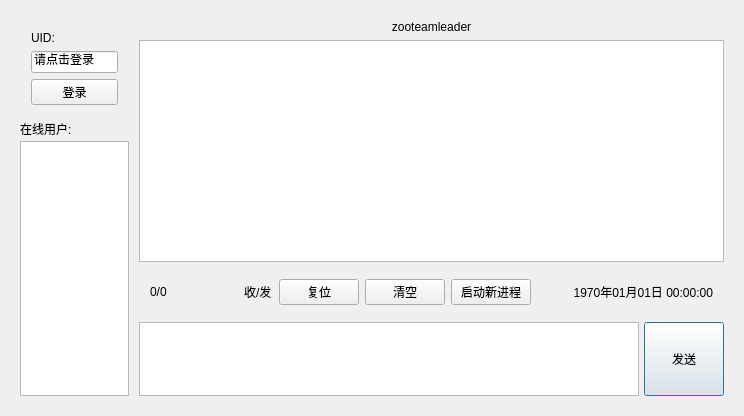
<?xml version="1.0" encoding="UTF-8"?>
<ui version="4.0">
 <class>MainWindow</class>
 <widget class="QMainWindow" name="MainWindow">
  <property name="geometry">
   <rect>
    <x>0</x>
    <y>0</y>
    <width>744</width>
    <height>416</height>
   </rect>
  </property>
  <property name="windowTitle">
   <string>MainWindow</string>
  </property>
  <widget class="QWidget" name="centralWidget">
   <layout class="QHBoxLayout" name="horizontalLayout_11">
    <property name="spacing">
     <number>0</number>
    </property>
    <property name="leftMargin">
     <number>5</number>
    </property>
    <property name="topMargin">
     <number>5</number>
    </property>
    <property name="rightMargin">
     <number>5</number>
    </property>
    <property name="bottomMargin">
     <number>5</number>
    </property>
    <item>
     <widget class="QWidget" name="widget" native="true">
      <property name="enabled">
       <bool>true</bool>
      </property>
      <layout class="QHBoxLayout" name="horizontalLayout_2">
       <property name="spacing">
        <number>0</number>
       </property>
       <property name="leftMargin">
        <number>5</number>
       </property>
       <property name="topMargin">
        <number>5</number>
       </property>
       <property name="rightMargin">
        <number>5</number>
       </property>
       <property name="bottomMargin">
        <number>5</number>
       </property>
       <item>
        <widget class="QWidget" name="widget_exp1" native="true">
         <layout class="QHBoxLayout" name="horizontalLayout_3" stretch="1,5">
          <property name="spacing">
           <number>0</number>
          </property>
          <property name="leftMargin">
           <number>5</number>
          </property>
          <property name="topMargin">
           <number>5</number>
          </property>
          <property name="rightMargin">
           <number>5</number>
          </property>
          <property name="bottomMargin">
           <number>5</number>
          </property>
          <item>
           <widget class="QWidget" name="widget_exp1_user" native="true">
            <layout class="QVBoxLayout" name="verticalLayout" stretch="3,1,10">
             <property name="spacing">
              <number>0</number>
             </property>
             <property name="leftMargin">
              <number>5</number>
             </property>
             <property name="topMargin">
              <number>5</number>
             </property>
             <property name="rightMargin">
              <number>5</number>
             </property>
             <property name="bottomMargin">
              <number>5</number>
             </property>
             <item>
              <widget class="QWidget" name="widget_login" native="true">
               <layout class="QVBoxLayout" name="verticalLayout_3">
                <item>
                 <widget class="QLabel" name="label">
                  <property name="text">
                   <string>UID:</string>
                  </property>
                 </widget>
                </item>
                <item>
                 <widget class="QLineEdit" name="lineEdit_exp1_username">
                  <property name="text">
                   <string>请点击登录</string>
                  </property>
                  <property name="readOnly">
                   <bool>true</bool>
                  </property>
                 </widget>
                </item>
                <item>
                 <widget class="QPushButton" name="pushButton_exp1_login">
                  <property name="text">
                   <string>登录</string>
                  </property>
                 </widget>
                </item>
               </layout>
              </widget>
             </item>
             <item>
              <widget class="QLabel" name="label_2">
               <property name="text">
                <string>在线用户:</string>
               </property>
              </widget>
             </item>
             <item>
              <widget class="QListWidget" name="listWidget_exp1_userList"/>
             </item>
            </layout>
           </widget>
          </item>
          <item>
           <widget class="QWidget" name="widget_exp1_chat" native="true">
            <layout class="QVBoxLayout" name="verticalLayout_2" stretch="0,9,1,3">
             <property name="sizeConstraint">
              <enum>QLayout::SetDefaultConstraint</enum>
             </property>
             <property name="leftMargin">
              <number>5</number>
             </property>
             <property name="topMargin">
              <number>5</number>
             </property>
             <property name="rightMargin">
              <number>5</number>
             </property>
             <property name="bottomMargin">
              <number>5</number>
             </property>
             <item>
              <widget class="QLabel" name="label_exp1_person">
               <property name="layoutDirection">
                <enum>Qt::LeftToRight</enum>
               </property>
               <property name="text">
                <string>zooteamleader</string>
               </property>
               <property name="alignment">
                <set>Qt::AlignCenter</set>
               </property>
              </widget>
             </item>
             <item>
              <widget class="QTextBrowser" name="textBrowser_exp1_chat"/>
             </item>
             <item>
              <widget class="QWidget" name="widget_exp1_controller" native="true">
               <layout class="QHBoxLayout" name="horizontalLayout_5" stretch="3,1,2,2,2,6">
                <item>
                 <widget class="QLabel" name="label_exp1_count">
                  <property name="text">
                   <string>0/0</string>
                  </property>
                  <property name="alignment">
                   <set>Qt::AlignLeading|Qt::AlignLeft|Qt::AlignVCenter</set>
                  </property>
                 </widget>
                </item>
                <item>
                 <widget class="QLabel" name="label_5">
                  <property name="text">
                   <string>收/发</string>
                  </property>
                 </widget>
                </item>
                <item>
                 <widget class="QPushButton" name="pushButton_exp1_reset">
                  <property name="text">
                   <string>复位</string>
                  </property>
                 </widget>
                </item>
                <item>
                 <widget class="QPushButton" name="pushButton_exp1_clear">
                  <property name="text">
                   <string>清空</string>
                  </property>
                 </widget>
                </item>
                <item>
                 <widget class="QPushButton" name="pushButton_exp1_startExe">
                  <property name="text">
                   <string>启动新进程</string>
                  </property>
                 </widget>
                </item>
                <item>
                 <widget class="QLabel" name="label_exp1_time">
                  <property name="text">
                   <string>1970年01月01日 00:00:00</string>
                  </property>
                  <property name="alignment">
                   <set>Qt::AlignRight|Qt::AlignTrailing|Qt::AlignVCenter</set>
                  </property>
                 </widget>
                </item>
               </layout>
              </widget>
             </item>
             <item>
              <widget class="QWidget" name="widget_exp1_send" native="true">
               <layout class="QHBoxLayout" name="horizontalLayout_4" stretch="10,0">
                <property name="spacing">
                 <number>5</number>
                </property>
                <property name="sizeConstraint">
                 <enum>QLayout::SetDefaultConstraint</enum>
                </property>
                <property name="leftMargin">
                 <number>0</number>
                </property>
                <property name="topMargin">
                 <number>0</number>
                </property>
                <property name="rightMargin">
                 <number>0</number>
                </property>
                <property name="bottomMargin">
                 <number>0</number>
                </property>
                <item>
                 <widget class="QTextEdit" name="textEdit_exp1_send"/>
                </item>
                <item>
                 <widget class="QPushButton" name="pushButton_exp1_send">
                  <property name="enabled">
                   <bool>true</bool>
                  </property>
                  <property name="sizePolicy">
                   <sizepolicy hsizetype="Expanding" vsizetype="Expanding">
                    <horstretch>0</horstretch>
                    <verstretch>0</verstretch>
                   </sizepolicy>
                  </property>
                  <property name="text">
                   <string>发送</string>
                  </property>
                  <property name="autoDefault">
                   <bool>false</bool>
                  </property>
                  <property name="default">
                   <bool>true</bool>
                  </property>
                  <property name="flat">
                   <bool>false</bool>
                  </property>
                 </widget>
                </item>
               </layout>
              </widget>
             </item>
            </layout>
           </widget>
          </item>
         </layout>
        </widget>
       </item>
      </layout>
     </widget>
    </item>
   </layout>
  </widget>
 </widget>
 <layoutdefault spacing="6" margin="11"/>
 <resources/>
 <connections/>
</ui>
